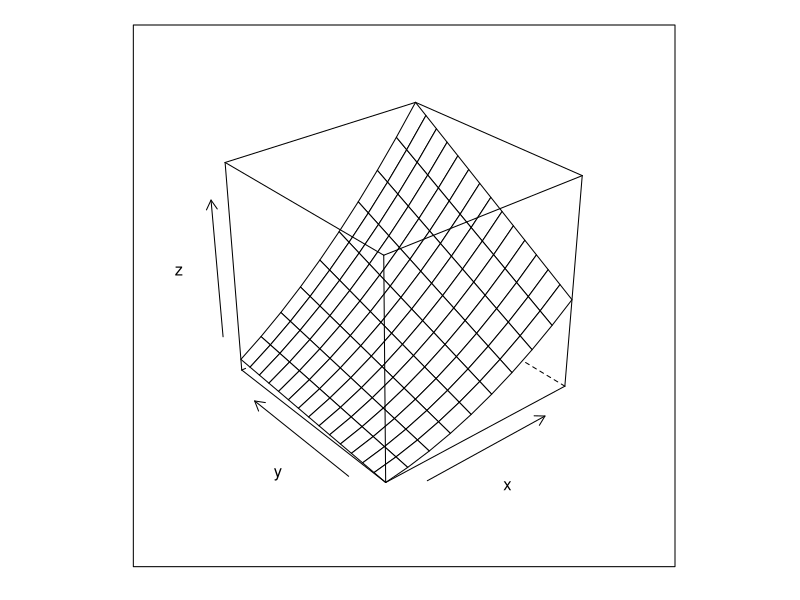
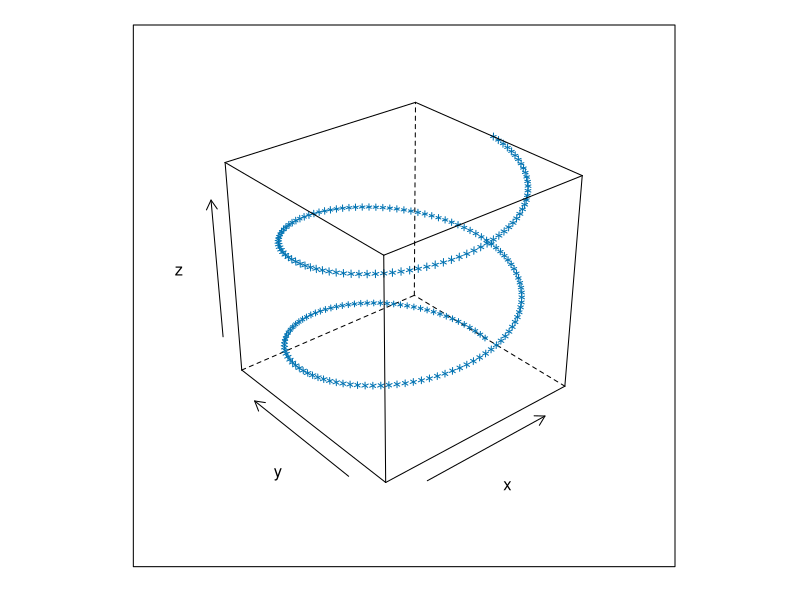
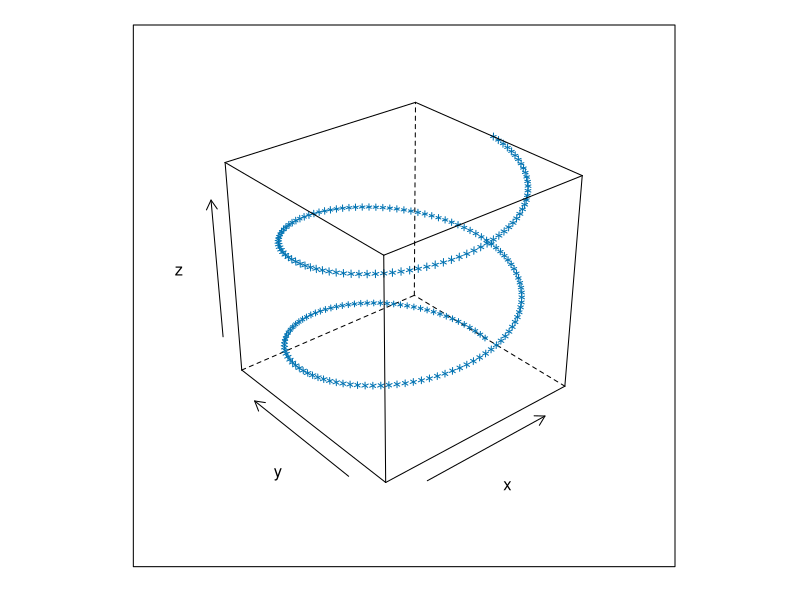

The R source for these figures, in order:

pdf(file="plot7.pdf")
library(lattice)

a <- 1:10
b <- 1:15
eg <- expand.grid(x=a,y=b)
eg$z <- eg$x^2 + eg$x*eg$y
wireframe(z~x+y, eg)

t<-seq(-2*pi, 2*pi, length.out=200)
cloud(z~x+y,data.frame(x=3*cos(t),y=3*sin(t), z=2*t))

t<-seq(-2*pi, 2*pi, length.out=200)
cloud(z~x+y,data.frame(x=3*cos(t),y=3*sin(t), z=2*t))
